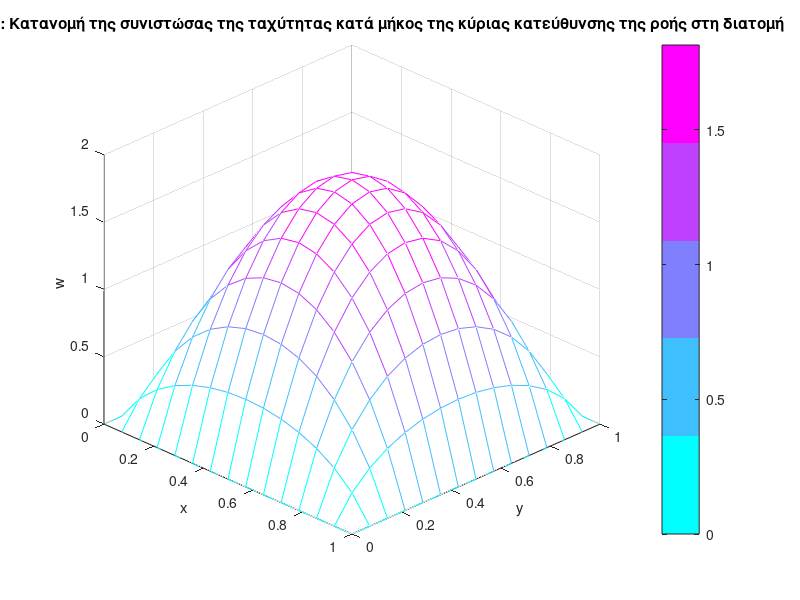
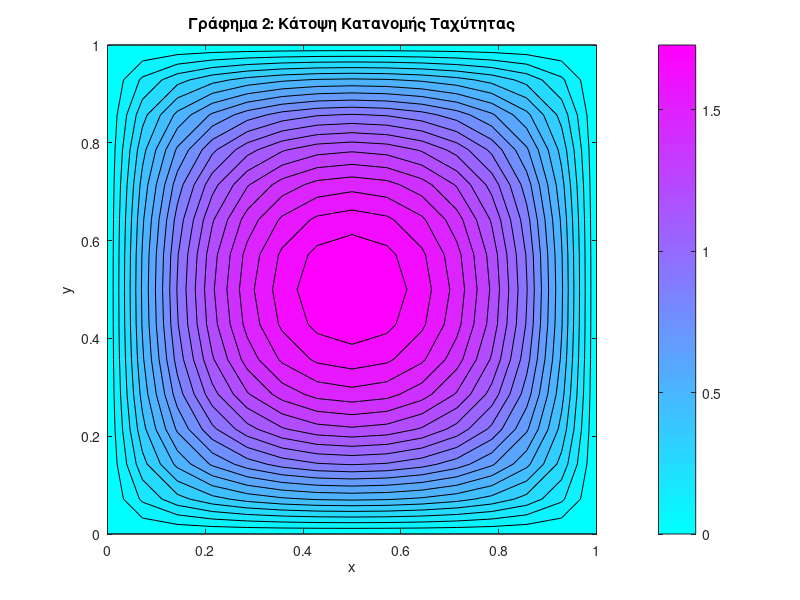

Write the MATLAB code that produced these figures, in order.
% Problem: Επίλυση ελλειπτικών μερικών διαφορικών εξισώσεων
% με πεπερασμένες διαφορές (ελλειπτικό πρόβλημα)
% Αριθμητική Επίλυση Μόνιμης, Πλήρως Ανεπτυγμένης, Στρωτής Ροής σε Σωλήνα
% Input: Διαστάσεις του σωλήνα, Ιδιότητες ρευστού (πυκνότητα &
% συνεκτικότητα), Παροχή

% Εκκαθάριση του περιβάλλοντος από προηγούμενες διεργασίες %\
clear;clc

% Τιμές του προβλήματος
p=870; % Πυκνότητα του ρευστού σε [kg/m^3]
m=0.104; % Συνεκτικότητα του ρευστού σε [kg/ms]
Q=0.17; %Παροχή σε [m^3/s]

a=1; % Μήκος πλευράς της διατομής του σωλήνα σε [m]
b=a; % Τετραγωνική διατομή πλευράς a

% Γενικοί τύποι διαστάσεων ορθογώνιας διατομής
area=a*b; % Το εμβδαδόν διατομής του σωλήνα σε [m^2]
perim=2*(a+b); % Η βρεχόμενη περίμετρος διατομής του σωλήνα σε [m^2]
radius=area/perim; % Η υδραυλική ακτίνα διατομής του σωλήνα σε [m]

% Εισαγωγή αποτελεσμάτων του θεωρητικού υπολογισμού (ίσως βοηθήσει
% στη σύγκριση τους με τα αποτελέσματα της αριθμητικής μεθόδου)
u_avg_theo=Q/area; % Θεωρητική μέση χωρικά ταχύτητα σε [m/s]

% Ο παρακάτω τύπος ισχύει μόνο για τετρ. διατομές οριζόντιων σωλήνων %
slope_theo=-Q*m/(0.035144*a^4); % Κλίση πίεσης σε [Pa/m]2
reynolds_theo=u_avg_theo*a*p/m; % Αριθμός Reynolds (αδιάστατο)
S_theo=a^2*slope_theo/m/u_avg_theo; % Συντελεστής σχήματος (αδιάστατο)

% Ορισμός Σφάλματος & Μέγιστου αριθμού επαναλήψεων (αυθαίρετα) %
tol=1e-4;
n=1e+4; % Μέγιστο όριο αριθμού επαναλήψεων
N=15; % Αριθμός υπολογιστικών κόμβων

% Δημιουργία υπολογιστικού πλέγματος
h=1/N;

% Κατασκευή υπολογιστικού πλέγματος %
x=zeros(1,N);
x(N)=1;
for i=2:N-1
    x(i)=x(i-1)+h;
end
y=x;

u=zeros(N,N);

iter = 0;
error = inf;

while error > tol && iter < n
    u_old = u;
    iter = iter + 1;
    
    for i = 2:N-1
        for j = 2:N-1
            u(i,j) = 0.25 * (u_old(i-1,j) + u_old(i+1,j) + u_old(i,j-1) + u_old(i,j+1) - (h^2) * S_theo);
        end
    end
    
    error = max(max(abs(u - u_old)));
end
clear('u_old');


% Αριθμητική αναπαράσταση των αποτελεσμάτων%
disp ('Ο πίνακας u των τιμών της ταχύτητας υπολογίστηκε ως εξής:')
disp(u);
disp (['Ακολουθεί η γραφική αναπαράσταση των αποτελεσμάτων για τις' ...
    ' τιμές της ταχύτητας.'])

% Γραφική αναπαράσταση των αποτελεσμάτων %
[X, Y] = meshgrid(linspace(0, 1, N));
figure;
mesh(X, Y, u); % Δημιουργεί το έγχρωμο πλέγμα (wireframe)
colormap(cool(5)); % Ορίζει την παλέτα parula με 5 διακριτά επίπεδα χρωμάτων
colorbar;
xlabel('x');
ylabel('y');
zlabel('w');
title(['Γράφημα 1: Κατανομή της συνιστώσας της ταχύτητας κατά μήκος' ...
    ' της κύριας κατεύθυνσης της ροής στη διατομή']);
grid on;
view(45, 30);

figure;
contourf(X, Y, u, 20); % 2D κάτοψη με 20 επίπεδα χρωμάτων
colormap(cool); % Ή 'hot' για να μοιάζει με το screenshot
colorbar;
axis equal; % Διατηρεί τις σωστές αναλογίες της διατομής (τετράγωνο)
xlabel('x');
ylabel('y');
title('Γράφημα 2: Κάτοψη Κατανομής Ταχύτητας');